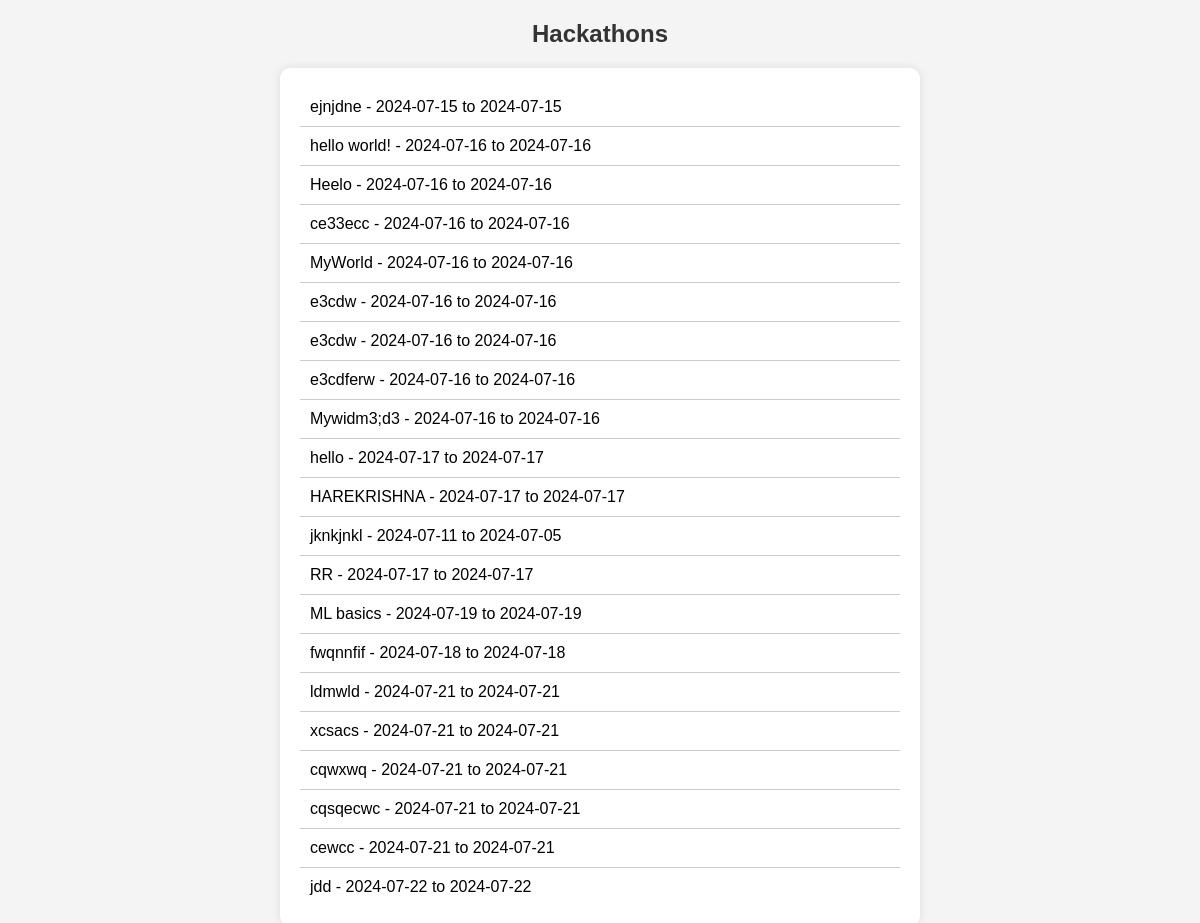
/hackathons/, run on the app's committed database.
### students/models.py (models this page shows, shortened)
class Hackathon(models.Model):
    title = models.CharField(max_length=100)
    description = models.TextField()
    start_date = models.DateField(default=timezone.now)
    end_date = models.DateField(default=timezone.now)
    organizer = models.ForeignKey(Organizer, on_delete=models.CASCADE,default=1)

### students/views.py (the view)
# urls.py: path('hackathons/', views.hackathon_list, name='hackathon_list'),
def hackathon_list(request):
    hackathons = Hackathon.objects.all()  # Fetch all Hackathon objects
    return render(request, 'students/hackathon_list.html', {'hackathons': hackathons})

### students/templates/students/hackathon_list.html (shortened to what this page needs)
<!DOCTYPE html>
<html lang="en">
<head>
</head>
<body>
    <h2>Hackathons</h2>
    <ul>
        {% for hackathon in hackathons %}
            <li>
                {{ hackathon.title }} - {{ hackathon.start_date|date:"Y-m-d" }} to {{ hackathon.end_date|date:"Y-m-d" }}
            </li>
        {% endfor %}
    </ul>
</body>
</html>

### students/templates/students/hackathon_list.html (style rules this page uses)
body { font-family: Arial, sans-serif; margin: 0; padding: 0; background-color: #f4f4f4; }
h2 { color: #333; text-align: center; margin-top: 20px; }
ul { list-style-type: none; padding: 0; max-width: 600px; margin: 20px auto; background: #fff; padding: 20px; border-radius: 10px; box-shadow: 0 0 10px rgba(0, 0, 0, 0.1); }
li { padding: 10px; border-bottom: 1px solid #ccc; display: flex; justify-content: space-between; align-items: center; }
li:last-child { border-bottom: none; }

### data on the page
Hackathon: title "ejnjdne", start_date "2024-07-15", end_date "2024-07-15"
Hackathon: title "hello world!", start_date "2024-07-16", end_date "2024-07-16"
Hackathon: title "Heelo", start_date "2024-07-16", end_date "2024-07-16"
Hackathon: title "ce33ecc", start_date "2024-07-16", end_date "2024-07-16"
Hackathon: title "MyWorld", start_date "2024-07-16", end_date "2024-07-16"
Hackathon: title "e3cdw", start_date "2024-07-16", end_date "2024-07-16"
Hackathon: title "e3cdw", start_date "2024-07-16", end_date "2024-07-16"
Hackathon: title "e3cdferw", start_date "2024-07-16", end_date "2024-07-16"
Hackathon: title "Mywidm3;d3", start_date "2024-07-16", end_date "2024-07-16"
Hackathon: title "hello", start_date "2024-07-17", end_date "2024-07-17"
Hackathon: title "HAREKRISHNA", start_date "2024-07-17", end_date "2024-07-17"
Hackathon: title "jknkjnkl", start_date "2024-07-11", end_date "2024-07-05"
Hackathon: title "RR", start_date "2024-07-17", end_date "2024-07-17"
Hackathon: title "ML basics", start_date "2024-07-19", end_date "2024-07-19"
Hackathon: title "fwqnnfif", start_date "2024-07-18", end_date "2024-07-18"
Hackathon: title "ldmwld", start_date "2024-07-21", end_date "2024-07-21"
Hackathon: title "xcsacs", start_date "2024-07-21", end_date "2024-07-21"
Hackathon: title "cqwxwq", start_date "2024-07-21", end_date "2024-07-21"
Hackathon: title "cqsqecwc", start_date "2024-07-21", end_date "2024-07-21"
Hackathon: title "cewcc", start_date "2024-07-21", end_date "2024-07-21"
Hackathon: title "jdd", start_date "2024-07-22", end_date "2024-07-22"
